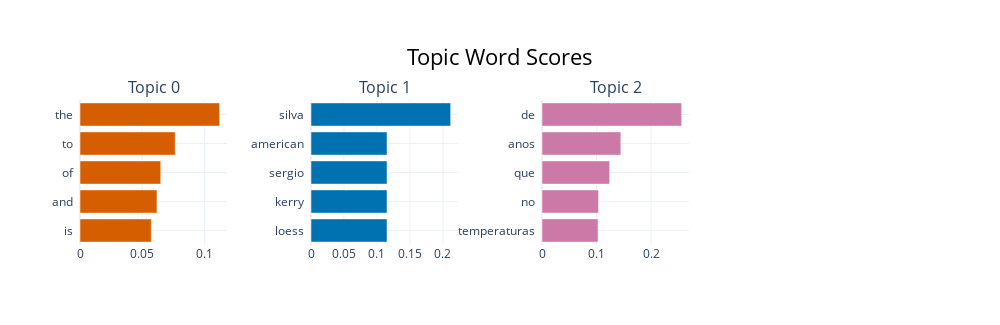

Notebook code for this chart:
### Code cell
from bertopic import BERTopic
import pandas as pd
import re

# Load your sentiment-annotated CSV
df = pd.read_csv("nasa_sentiment_output.csv")

# Clean the text (if not already cleaned)
df['clean_text'] = df['text'].astype(str).apply(lambda x: re.sub(r"[^a-zA-Z\s]", "", x.lower()))

# Drop empty or short rows
df = df[df['clean_text'].str.strip().str.len() > 10]

# Fit BERTopic
topic_model = BERTopic(language="english", verbose=True, min_topic_size=5)
topics, probs = topic_model.fit_transform(df['clean_text'])

# Add topic info back to DataFrame
df['topic'] = topics
df['topic_prob'] = probs

# Save topic data
df.to_csv("nasa_topic_output.csv", index=False)

# Show summary of topics
print(topic_model.get_topic_info().head())

# Optional: Explore top words of a specific topic
print(topic_model.get_topic(0))  # Example: topic 0

# Optional: Visualize topics (interactive)
topic_model.visualize_barchart(top_n_topics=3).show()

### Figure 1 — Plotly figure (JSON) as saved in the notebook; plotly's stock layout.template omitted (floating-point values rounded to 4 significant figures)
{"data": [{"marker": {"color": "#D55E00"}, "orientation": "h", "type": "bar", "x": [0.05731, 0.06187, 0.06491, 0.07651, 0.1123], "xaxis": "x", "y": ["is  ", "and  ", "of  ", "to  ", "the  "], "yaxis": "y"}, {"marker": {"color": "#0072B2"}, "orientation": "h", "type": "bar", "x": [0.1153, 0.1153, 0.1153, 0.1153, 0.2118], "xaxis": "x2", "y": ["loess  ", "kerry  ", "sergio  ", "american  ", "silva  "], "yaxis": "y2"}, {"marker": {"color": "#CC79A7"}, "orientation": "h", "type": "bar", "x": [0.1028, 0.1037, 0.1241, 0.1445, 0.256], "xaxis": "x3", "y": ["temperaturas  ", "no  ", "que  ", "anos  ", "de  "], "yaxis": "y3"}], "layout": {"annotations": [{"font": {"size": 16}, "showarrow": false, "text": "Topic 0", "x": 0.0875, "xanchor": "center", "xref": "paper", "y": 1, "yanchor": "bottom", "yref": "paper"}, {"font": {"size": 16}, "showarrow": false, "text": "Topic 1", "x": 0.3625, "xanchor": "center", "xref": "paper", "y": 1, "yanchor": "bottom", "yref": "paper"}, {"font": {"size": 16}, "showarrow": false, "text": "Topic 2", "x": 0.6375, "xanchor": "center", "xref": "paper", "y": 1, "yanchor": "bottom", "yref": "paper"}], "height": 325, "hoverlabel": {"bgcolor": "white", "font": {"family": "Rockwell", "size": 16}}, "showlegend": false, "title": {"font": {"color": "Black", "size": 22}, "text": "Topic Word Scores", "x": 0.5, "xanchor": "center", "yanchor": "top"}, "width": 1000, "xaxis": {"anchor": "y", "domain": [0, 0.175], "showgrid": true}, "xaxis2": {"anchor": "y2", "domain": [0.275, 0.45], "showgrid": true}, "xaxis3": {"anchor": "y3", "domain": [0.55, 0.725], "showgrid": true}, "xaxis4": {"anchor": "y4", "domain": [0.825, 1], "showgrid": true}, "yaxis": {"anchor": "x", "domain": [0, 1], "showgrid": true}, "yaxis2": {"anchor": "x2", "domain": [0, 1], "showgrid": true}, "yaxis3": {"anchor": "x3", "domain": [0, 1], "showgrid": true}, "yaxis4": {"anchor": "x4", "domain": [0, 1], "showgrid": true}}}
